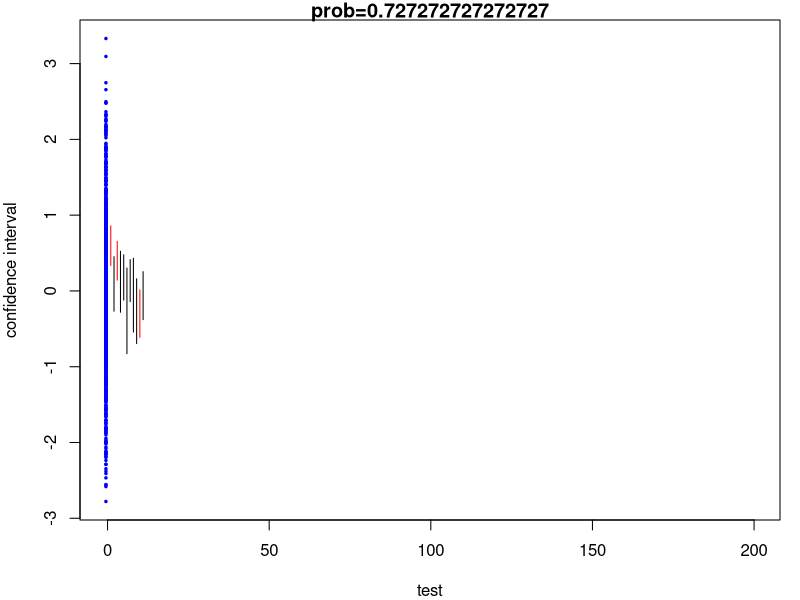

Source code (R): (Note: this script raises an error after producing the figure.)
set.seed(12345)
pop <- rnorm(1000)
(mp <- mean(pop))

ll <- 200
allmeanconf <- function(pop, sz, l, m, level = 0.95) {
  p <- NULL
  low <- NULL
  high <- NULL
  for (i in 1:l) {
    # Lấy mẫu l lần
    tst <- t.test(sample(pop, size = sz), conf.level = level)
    t1 <- tst$conf.int[1]
    t2 <- tst$conf.int[2]
    low <- c(low, t1)
    high <- c(high, t2)
    if (t1 <= m & m <= t2)
      p <- c(p, 'Yes')
    else
      p <- c(p, 'No')
  }
  list(p = p, low = low, high = high)
}

r11 <-
  allmeanconf(
    pop,
    sz = 10,
    l = 11,
    m = mp,
    level = 0.75
  )
table(r11$p)

r12 <- allmeanconf(
  pop,
  sz = 60,
  l = ll,
  m = mp,
  level = 0.75
)
table(r12$p)

r21 <- allmeanconf(
  pop,
  sz = 10,
  l = ll,
  m = mp,
  level = 0.95
)
table(r21$p)

r22 <- allmeanconf(
  pop,
  sz = 60,
  l = ll,
  m = mp,
  level = 0.95
)
table(r22$p)

plotmeanconf <- function(pop, rr, l, m) {
  low <- rr$low
  high <- rr$high
  tt <- table(rr$p)
  pb <- tt['Yes'] / sum(tt)
  plot(
    y = pop,
    x = rep(-0.5, length(pop)),
    pch = 20,
    cex = 0.5,
    xlab = 'test',
    xlim = c(-0.5, l),
    ylab = "confidence interval",
    col = 'blue',
    main = paste0('prob=', pb)
  )
  for (i in 1:l)
    if (low[i] <= m & m <= high[i])
      lines(y = c(low[i], high[i]), x = c(i, i))
  else
    lines(y = c(low[i], high[i]),
          x = c(i, i),
          col = 'red')
  abline(h = m, col = 'blue')
}

par(mar = c(4, 4, 1, 1))
plotmeanconf(pop, r11, ll, mp)
plotmeanconf(pop, r12, ll, mp)

par(mar = c(4, 4, 1, 1))
plotmeanconf(pop, r21, ll, mp)
plotmeanconf(pop, r22, ll, mp)

